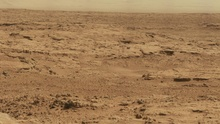
%> input picture Projet/gauche.jpg, 220 x 124 px, shrunk from 2000 x 1127 before the run
$ octave Main.m   (GNU Octave 9; MATLAB toolbox functions it lacks are replaced by stand-ins)
%> lines starting %> are read from the running program, lines starting %| are printed output that depends on the picture
### Projet/differenceDeGaussiennes.m
function [ listDoG, listOctaves, vectSigma ] = differenceDeGaussiennes( image_initiale , s, nb_octave)
    % Pour chaque octave, calcule une pyramide de Gaussiennes puis effectue
    % les diff閞ences de Gaussiennes. Celles-ci sont stock閑s dans listDoG.
    % Les diff閞ents sigma utilis閟 sont stock閟 dans vectSigma.
    % Les images initiales de chaque octave sont stock閑s dans listOctaves.


    sigma0 = 1.6;
    k = 2^(1/s);

    %vectSigma = zeros(s+3);
    imageDepart{1} = image_initiale;

    % Calcule des sigmas
    for i = 1:s+3
            sigma = k^(i-1) * sigma0;
            vectSigma(i) = sigma;
    end


    % Pour chaque octave...
    for o = 1:nb_octave
        %figure;
        %imshow(imageDepart{o});

        [m,n] = size(imageDepart{o});
        listGauss = zeros(m,n,s+3);
        listDoGPerOcta = zeros(m,n,s+2);

        % Construction de la pyramide
        %figure;
        for i = 1:s+3
            sigma = vectSigma(i);

            u = ceil(10*sigma +1);
            % Cr閍tion du filtre Gaussien
            G = fspecial('gaussian', [u,u], sigma);

            %Application du filtre
            L = imfilter(imageDepart{o}, G, 'symmetric','same');
            listGauss(:,:,i) = L;

            % Affichage de la pyramide
            %subplot(3,2,i);
            %imshow(L);
            %title(['sigma = ' num2str(sigma)]);
            %axis on;
        end


        % Diff閞ence de Gaussiennes
        %figure;
        for i = 1:s+2
            listDoGPerOcta(:,:,i) = listGauss(:,:,i+1) - listGauss(:,:,i);

            %Affichage des DoG
            %subplot(3,2,i);
            %imshow(listDoGPerOcta(:,:,i),[]);
            %axis on;
        end

        listOctaves{o} = listGauss;
        listDoG{o} = listDoGPerOcta;
        imageDepart{o+1} = listGauss(1:2:end,1:2:end,s+1);

    end
end

### Projet/analyseImage.m
function [ listDescriptors ] = analyseImage( image, isLeft )
% Calcule les descripteurs SIFT d'une image


    %Partie 2.1 : Construction des diff閞ences de Gaussiennes

    disp('- Diff閞ence de Gaussiennes...');
    [listDoG, listOctaves, vectSigma] = differenceDeGaussiennes(image, 3, 3);

    %Partie 2.2 : D閠ection des points cl閟

    disp('- D閠ection des points cl閟...');
    [r,s] = size(listOctaves);
    totalSizeListOctaves = r*s;
    for i = 1:totalSizeListOctaves
        [listPoints{i},counterExtremaDetect{i},counterFaibleContraste{i},counterPointsArretes{i}] = detectionPointsCles( listDoG{i}, listOctaves{i}, vectSigma, 0.04 , 10, i );
    end

    if isLeft == 1
        save('keypointsLeft.mat','listPoints');
    else
        save('keypointsRight.mat','listPoints');
    end

    % Affichage des points cl閟
    %afficherKeypoints(image, listPoints);


    % Partie 2.2.1 : Calcul des descripteurs

    disp('- Cr閍tion des descripteurs...');
    listDescriptors = [];
    for i = 1:totalSizeListOctaves
        descriptors = descriptionPointsCles (listOctaves{i},listPoints{i});
        if ~(isempty(descriptors))
            listDescriptors = [listDescriptors descriptors];
        end
    end
    disp('Analyse termin閑 !');
    disp(' ');
end

### Projet/detectionPointsCles.m
function [ liste_pts,counterExtremaDetect,counterFaibleContraste,counterPointsArretes ] = detectionPointsCles( DoG, octave, sigma, seuil_contraste, r_courb_principale, resolution_octave )
% Détecte les extrema de chaque DoG d'un octave et élimine les points de faible
% contraste ainsi que les points d'arêtes.
% Assigne une orientation aux points clés ainsi déterminés


[m,n,o] = size(DoG(:,:,:));


indexListPoints = 0;

% Compteurs
counterExtremaDetect = 0;
counterFaibleContraste = 0;
counterPointsArretes = 0;

magnitude = zeros(m,n,o);
angle = zeros(m,n,o);

%Orientation assignment
for z = 1:o+1
    for x = 2:m-1
        for y = 2:n-1
            magnitude(x,y,z) = sqrt((octave(x+1,y,z) - octave(x-1,y,z))^2 + (octave(x,y+1,z) - octave(x,y-1,z))^2);
            angle(x,y,z) = atan((octave(x,y+1,z) - octave(x,y-1,z))/(octave(x+1,y,z) - octave(x-1,y,z)));
        end
    end
end


%Pour chaque DoG
for z = 2:o-1

    Gx = [1;-1];
    Gy = [1, -1];

    %Application du filtre (gradient)
    Dxx = imfilter(imfilter(DoG(:,:,o), Gx, 'symmetric','same'), Gx, 'symmetric','same');
    Dxy = imfilter(imfilter(DoG(:,:,o), Gx, 'symmetric','same'), Gy, 'symmetric','same');
    Dyy = imfilter(imfilter(DoG(:,:,o), Gy, 'symmetric','same'), Gy, 'symmetric','same');


    for x = 2:m-1
        for y = 2:n-1

            %On élimine les points de faible contraste
            if abs(DoG(x,y,z)) > seuil_contraste
                notGreater = false;
                notLower = false;
                equal = false;


                %Itération à travers les 26 voisins
                for k = z-1:z+1
                    if (notGreater && notLower) || equal
                        %L'intensité du point égale à un voisin OU elle est
                        %supérieure à un voisin et inférieure à un autre
                        % -> le point n'est pas un extremum
                        break;
                    end
                    for i = x-1:x+1
                        if (notGreater && notLower) || equal
                            break;
                        end
                        for j = y-1:y+1
                            if (notGreater && notLower) || equal
                                break;
                            end

                            %On évite de comparer le pixel courant avec
                            %lui-même
                            if x ~= i || y ~= j || z ~= k
                                if DoG(x,y,z) > DoG(i,j,k)
                                    notLower = true;
                                elseif DoG(x,y,z) < DoG(i,j,k)
                                    notGreater = true;
                                else
                                    equal = true;
                                end
                            end
                        end
                    end
                end
                %fin de l'itération à travers les 26 voisins

                if(notGreater && ~notLower && ~equal) || (~notGreater && notLower && ~equal)
                    counterExtremaDetect = counterExtremaDetect+1;


                    TraceSurDet = ((Dxx(x,y) + Dyy(x,y))^2)/(Dxx(x,y)*Dyy(x,y) - (Dxy(x,y)^2));
                    ratio = ((r_courb_principale+1)^2)/r_courb_principale;

                    %Elimination des points d'arrêtes
                    if (TraceSurDet < ratio)


                        %Assignation orientation / création nouveau
                        %keypoint si besoin

                        u = ceil(6*sigma(z));
                        if mod(u,2) == 0
                            u = u+1;
                        end

                        % Création du filtre Gaussien
                        G = fspecial('gaussian', [u,u], sigma(z) * 1.5);

                        % Fenêtre

                        indexXMinFen = uint16(x-floor(u/2));
                        indexXMaxFen = uint16(x+floor(u/2));
                        indexYMinFen = uint16(y-floor(u/2));
                        indexYMaxFen = uint16(y+floor(u/2));

                        if indexXMinFen > 0 && indexXMaxFen < m-1 && indexYMinFen > 0 && indexYMaxFen < n-1

                            fenetreMagn = magnitude(indexXMinFen:indexXMaxFen, indexYMinFen:indexYMaxFen, z);
                            fenetreAngle = angle(indexXMinFen:indexXMaxFen, indexYMinFen:indexYMaxFen, z);


                            fenetreMagnPondere = G .* fenetreMagn;

                            [a,b] = size(fenetreAngle);
                            histo = zeros(1,36);

                            % Création de l'histogramme
                            for i = 1:a
                                for j = 1:b
                                    angleDeg =  rad2deg(fenetreAngle(i,j));
                                    moduloAngle = mod(angleDeg,360);
                                    intervalleAngle = moduloAngle/10;
                                    ceilIntervalle = floor(intervalleAngle) +1;
                                    indexHisto = uint8(ceilIntervalle);
                                    histo(indexHisto) = histo(indexHisto) + fenetreMagnPondere(i,j);
                                end
                            end

                            for i = 1:36
                                if histo(i) >= 0.8*max(histo)
                                    pointExtreme = [x*resolution_octave,y*resolution_octave, z, i*10];
                                    indexListPoints = indexListPoints +1;
                                    liste_pts{indexListPoints} = pointExtreme;
                                end
                            end

                        end

                    else
                        counterPointsArretes = counterPointsArretes+1;
                    end
                end
            else
                 counterFaibleContraste = counterFaibleContraste+1;
            end
        end
    end
end
end

### Projet/Main.m
% Loïc LERAT 1920881
% Simon-Pierre DESJARDINS 1739351


%% Nettoyage du workspace
clear all;
close all;
clc;

%%
%Partie 2 : Détection des extremas et descripteurs

imageGauche = rgb2gray(imread('gauche.jpg'));
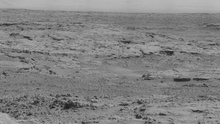
%> imageGauche: size 124x220 uint8; min 25, max 186, mean 130.1
imageDroite = rgb2gray(imread('droite.jpg'));
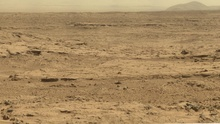
%> input picture Projet/droite.jpg, 220 x 124 px, shrunk from 2000 x 1127 before the run
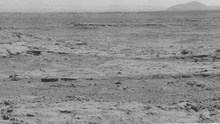
%> imageDroite: size 124x220 uint8; min 39, max 225, mean 141.8
imageGauche = double(imageGauche)/255;
%> imageGauche: size 124x220 double
imageDroite = double(imageDroite)/255;
%> imageDroite: size 124x220 double

disp('Analyse image gauche...');
descripteursGauche = analyseImage(imageGauche,1);
%> the loop in differenceDeGaussiennes, `for o = 1:nb_octave` made 3 passes
%> (m, n) on passes 1 to 3: (124, 220), (62, 110), (31, 55)
%> after the loop in differenceDeGaussiennes, `for o = 1:nb_octave`: imageDepart = 4 items; listDoG = 3 items
%> in analyseImage, `[listDoG, listOctaves, vectSigma] = differenceDeGaussiennes(image, 3, ..`: vectSigma = [1.6 2.02 2.54 3.2 4.03 5.08]
%> in analyseImage, `[r,s] = size(listOctaves);`: r = 1; s = 3
%> the loop in analyseImage, `for i = 1:totalSizeListOctaves` made 2 passes
%> the run ends on the next line
